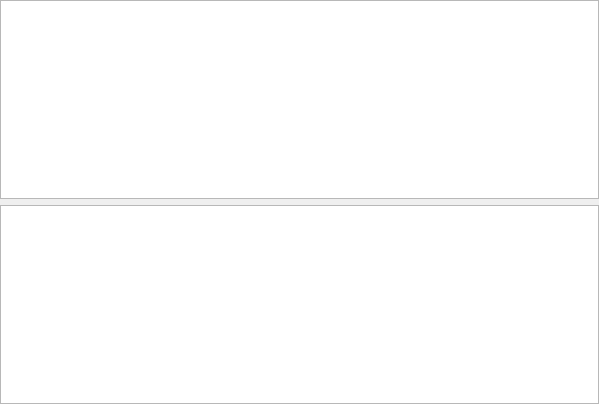
<?xml version="1.0" encoding="UTF-8"?>
<ui version="4.0">
 <class>DiagnosisWidget</class>
 <widget class="QWidget" name="DiagnosisWidget">
  <property name="geometry">
   <rect>
    <x>0</x>
    <y>0</y>
    <width>599</width>
    <height>404</height>
   </rect>
  </property>
  <layout class="QVBoxLayout" name="verticalLayout">
   <property name="leftMargin">
    <number>0</number>
   </property>
   <property name="topMargin">
    <number>0</number>
   </property>
   <property name="rightMargin">
    <number>0</number>
   </property>
   <property name="bottomMargin">
    <number>0</number>
   </property>
   <item>
    <widget class="QTreeWidget" name="infoTreeWidget">
     <attribute name="headerVisible">
      <bool>false</bool>
     </attribute>
     <column>
      <property name="text">
       <string notr="true">1</string>
      </property>
     </column>
    </widget>
   </item>
   <item>
    <widget class="QTextEdit" name="infoTextEdit">
     <property name="lineWrapMode">
      <enum>QTextEdit::NoWrap</enum>
     </property>
     <property name="readOnly">
      <bool>true</bool>
     </property>
    </widget>
   </item>
  </layout>
 </widget>
 <resources/>
 <connections/>
</ui>
